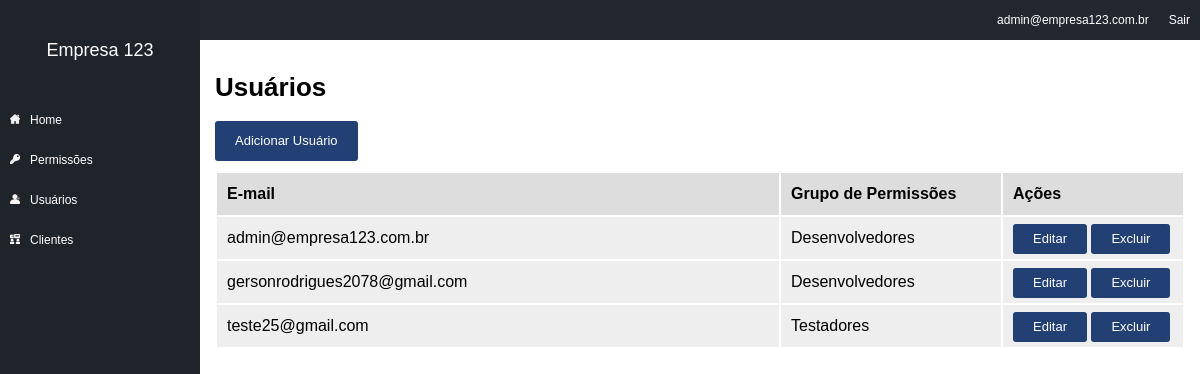
The app's page /users (signed in) with its own data.
### tables this page shows
CREATE TABLE IF NOT EXISTS `users` (
  `id` int(11) unsigned NOT NULL AUTO_INCREMENT,
  `id_company` int(11) NOT NULL,
  `email` varchar(50) NOT NULL,
  `password` varchar(32) NOT NULL,
  `id_group` int(11) NOT NULL,
  PRIMARY KEY (`id`)
);

CREATE TABLE IF NOT EXISTS `permission_groups` (
  `id` int(11) unsigned NOT NULL AUTO_INCREMENT,
  `id_company` int(11) NOT NULL,
  `name` varchar(50) NOT NULL,
  `params` varchar(200) NOT NULL,
  PRIMARY KEY (`id`)
);

### core/controller.php (called while the page is built, shortened)
<?php
class controller {
	public function loadTemplate($viewName, $viewData = array()) {
		include 'views/template.php';
	}
	public function loadViewInTemplate($viewName, $viewData) {
		extract($viewData);
		include 'views/'.$viewName.'.php';
	}
}

### core/Core.php (called while the page is built, shortened)
<?php
class Core{
public function run() {
	$url='/';
	if(isset($_GET['url'])){
		$url.=$_GET['url'];
		}
		$params = array();
		if(!empty($url) && $url !='/'){
			$url = explode('/', $url);
			array_shift($url);
			array_shift($url);
			if(isset($url[0]) && !empty($url[0])){
				$currentAction = $url[0];
				array_shift($url);
			} else{
				$currentAction = 'index';
			}
		}else{
			$currentController = 'homeController';
			$currentAction = 'index';
		}
		$c = new $currentController();
		call_user_func_array(array($c, $currentAction), $params);
	}
}

### index.php (called while the page is built, shortened)
<?php
require 'config.php';
	$core = new Core();
	$core->run();

### core/Model.php (called while the page is built, shortened)
<?php
class model {
	public function __construct() {
		global $config;
		$this->db = new PDO("mysql:dbname=".$config['dbname'].";host=".$config['host'], $config['dbuser'], $config['dbpass']);
	}
}
?>

### config.php (called while the page is built, shortened)
<?php
$config = array();
if(ENVIRONMENT == 'development'){
	$config['dbname'] = 'contaazul';
	$config['host'] = 'localhost';
	$config['dbuser'] = 'root';
	$config['dbpass'] = '';
}else {
	define("BASE_URL", "http://meusite.com.br/");
	$config['dbname'] = 'contaazul';
	$config['host'] = 'localhost';
	$config['dbuser'] = 'root';
	$config['dbpass'] = '';
}

### models/Users.php (called while the page is built, shortened)
<?php
	class Users extends model{
		private $userInfo;
	public function setLoggedUser(){
		if (isset($_SESSION['ccUser']) && !empty($_SESSION['ccUser'])) {
			$id = $_SESSION['ccUser'];
			$sql = $this->db->prepare("SELECT * FROM users WHERE id =:id");
			$sql->bindValue(':id', $id);
			$sql->execute();
			if($sql->rowCount() >0) {
				$this->userInfo = $sql->fetch();
			}
		}
	}
	public function getCompany(){
		if(isset($this->userInfo['id_company'])) {
		return $this->userInfo['id_company'];
	} else {
		return 0;
		}
	}
	public function getList($id_company){
		$array= array();
		$sql = $this->db->prepare("
			SELECT
			users.id,
			users.email,
			permission_groups.name
			FROM users
			LEFT JOIN permission_groups ON permission_groups.id = users.id_group
			WHERE
			users.id_company = :id_company");
		$sql->bindValue(":id_company", $id_company);
		$sql->execute();
		if($sql->rowCount() >0 ){
			$array = $sql->fetchAll();
		}
		return $array;
	}
}

### views/users.php (the view)
<h1> Usuários</h1>
<div class="button"><a href="<?php echo BASE_URL; ?>/users/add">Adicionar Usuário</a></div>
<table border="0" width="100%">
	<tr>
		<th>E-mail</th>
		<th>Grupo de Permissões </th>
		<th>Ações</th>
	</tr>
	<?php foreach($users_list as $us): ?>
	<tr>
		<td><?php echo $us['email']; ?></td>
		<td width="200"><?php echo $us['name']; ?></td>
		<td width="160">
			<div class="button button_small"><a href="<?php echo BASE_URL; ?>
					/users/edit/<?php echo $us['id']; ?>">Editar</a></div>
			<div class="button button_small"><a href="<?php echo BASE_URL; ?>
					/users/delete/<?php echo $us['id']; ?>"
					 onclick="return confirm('Tem certeza que deseja excluir?')">Excluir</a></div>
			</td>
			</tr>
	<?php endforeach; ?>
	</table>

### assets/css/template.css (style rules this page uses)
body { margin: 0; padding: 0; font-size: 13px; font-family: Arial; }
input[type=submit], button, .button { border: 0px; background-color: #224074; color:#FFF; height: 40px; line-height: 40px; border-radius: 3px; padding-left: 20px; padding-right: 20px; cursor:pointer; font-size: 13px; display: inline-block; }
.button_small { height: 30px; line-height: 30px; }
.button a { color:#FFF; text-decoration: none; }
table { margin-top: 10px; }
table th { height: 40px; line-height: 40px; background-color: #DDD; text-align: left; padding-left: 10px; padding-right: 10px; }
table td { height: 40px; line-height: 40px; background-color: #EEE; text-align: left; padding-left: 10px; padding-right: 10px; }

### records on screen
users: email "admin@empresa123.com.br", permission_groups.name "Desenvolvedores"
users: email "gersonrodrigues2078@gmail.com", permission_groups.name "Desenvolvedores"
users: email "teste25@gmail.com", permission_groups.name "Testadores"

### other values on screen
$viewData['company_name'] "Empresa 123"
$viewData['user_email'] "admin@empresa123.com.br"
